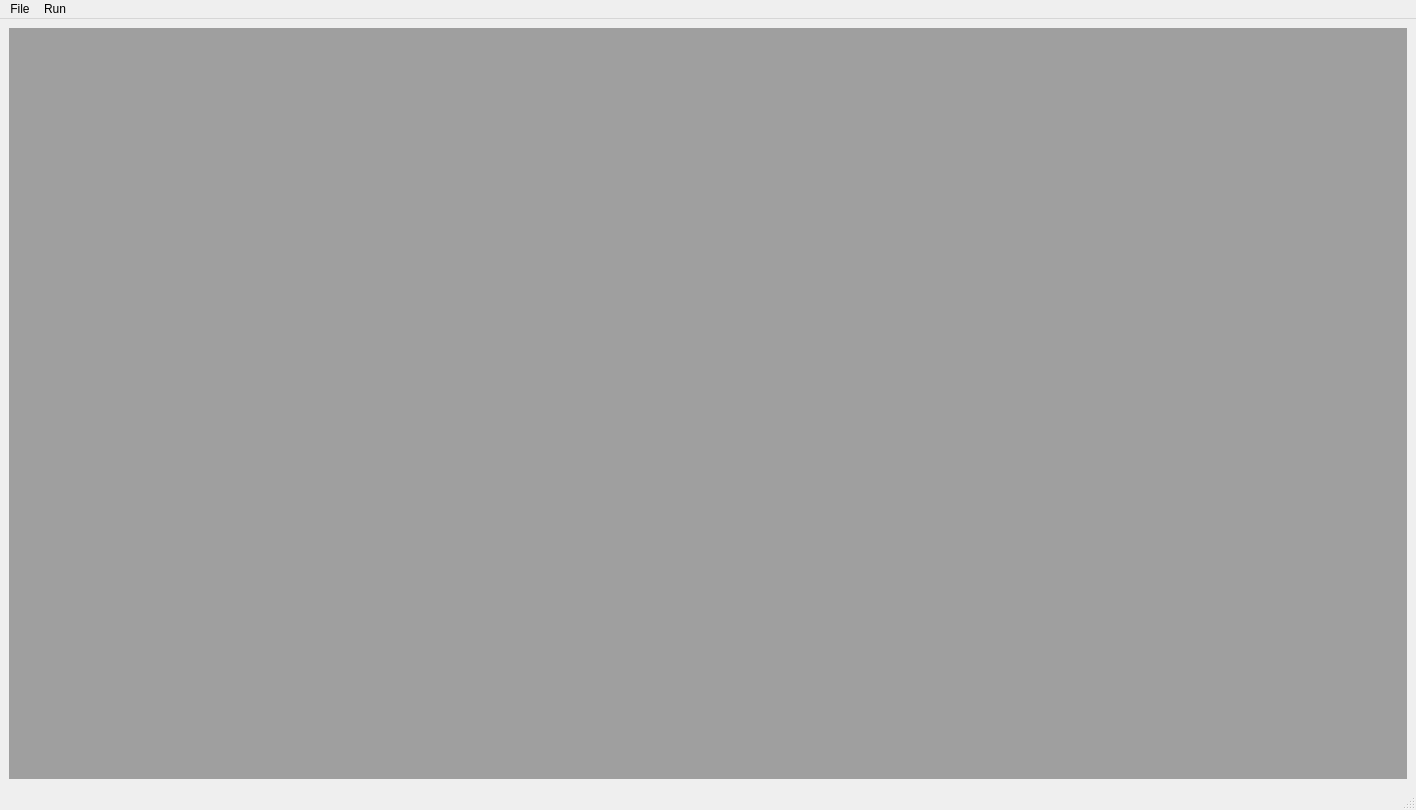
<?xml version="1.0" encoding="UTF-8"?>
<ui version="4.0">
 <class>MainWindow</class>
 <widget class="QMainWindow" name="MainWindow">
  <property name="geometry">
   <rect>
    <x>0</x>
    <y>0</y>
    <width>1416</width>
    <height>810</height>
   </rect>
  </property>
  <property name="windowTitle">
   <string>MainWindow</string>
  </property>
  <widget class="QWidget" name="centralwidget">
   <layout class="QGridLayout" name="gridLayout">
    <item row="0" column="0">
     <widget class="QMdiArea" name="mdiArea"/>
    </item>
   </layout>
  </widget>
  <widget class="QMenuBar" name="menubar">
   <property name="geometry">
    <rect>
     <x>0</x>
     <y>0</y>
     <width>1416</width>
     <height>21</height>
    </rect>
   </property>
   <widget class="QMenu" name="menuFile">
    <property name="title">
     <string>File</string>
    </property>
    <addaction name="actionOpen"/>
    <addaction name="actionStart_Capture"/>
   </widget>
   <widget class="QMenu" name="menuRun">
    <property name="title">
     <string>Run</string>
    </property>
    <addaction name="actionView_Synthesis"/>
   </widget>
   <addaction name="menuFile"/>
   <addaction name="menuRun"/>
  </widget>
  <widget class="QStatusBar" name="statusbar"/>
  <action name="actionOpen">
   <property name="text">
    <string>Open</string>
   </property>
  </action>
  <action name="actionSave_As">
   <property name="text">
    <string>Save As...</string>
   </property>
  </action>
  <action name="actionStart_Capture">
   <property name="text">
    <string>Start Capture</string>
   </property>
  </action>
  <action name="actionImage_Path">
   <property name="text">
    <string>Image Path...</string>
   </property>
  </action>
  <action name="actionView_Synthesis">
   <property name="text">
    <string>View Synthesis</string>
   </property>
  </action>
 </widget>
 <resources/>
 <connections/>
</ui>
